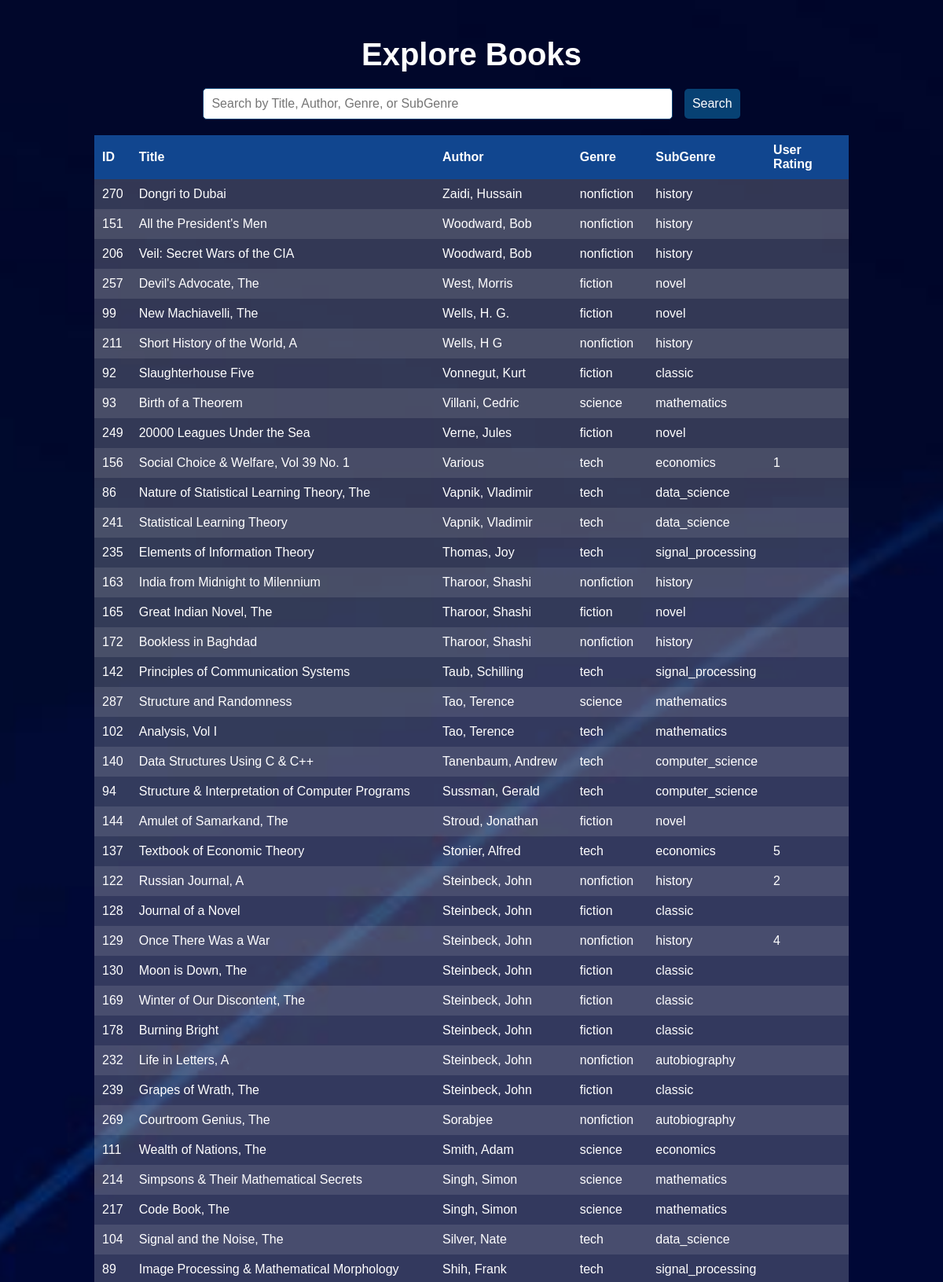
Screenshot of /templates/Explore.php?sort=Author&order=DESC (upper part) with the database file from the repository.
### tables this page shows
CREATE TABLE `book` (
  `id` int(11) NOT NULL,
  `Title` varchar(255) DEFAULT NULL,
  `Author` varchar(255) DEFAULT NULL,
  `Genre` varchar(255) DEFAULT NULL,
  `SubGenre` varchar(255) DEFAULT NULL,
  `UserRating` float DEFAULT NULL
);

### templates/Explore.php (the view, shortened to what this page needs)
<?php
$servername = "localhost";
$username = "root";
$password = "";
$dbname = "book_recommendation";
$conn = new mysqli($servername, $username, $password, $dbname);
$sort_column = 'id';
$sort_order = 'ASC';
if (isset($_GET['sort']) && isset($_GET['order'])) {
    $sort_column = $_GET['sort'];
    $sort_order = $_GET['order'] == 'ASC' ? 'ASC' : 'DESC';
}
$search_query = '';
$sql = "SELECT id, Title, Author, Genre, SubGenre, UserRating FROM book
        WHERE Title LIKE '%$search_query%'
        OR Author LIKE '%$search_query%'
        OR Genre LIKE '%$search_query%'
        OR SubGenre LIKE '%$search_query%'
        ORDER BY $sort_column $sort_order";
$result = $conn->query($sql);
?>
<!DOCTYPE html>
<html>
<head>
</head>
<body style="background-position: center center; background-size: cover; background-repeat: repeat; min-height: 100vh;">
    <div class="container">
        <h1>Explore Books</h1>
        <div class="search-form">
            <form method="get" action="">
                <input type="text" name="search" class="search-input" placeholder="Search by Title, Author, Genre, or SubGenre" value="<?php echo isset($_GET['search']) ? htmlspecialchars($_GET['search']) : ''; ?>">
                <button type="submit" class="search-button">Search</button>
            </form>
        </div>
        <div class="table-container">
            <table>
                <thead>
                    <tr>
                        <th><a href="?sort=id&order=<?php echo $sort_order == 'ASC' ? 'DESC' : 'ASC'; ?>">ID</a></th>
                        <th><a href="?sort=Title&order=<?php echo $sort_order == 'ASC' ? 'DESC' : 'ASC'; ?>">Title</a></th>
                        <th><a href="?sort=Author&order=<?php echo $sort_order == 'ASC' ? 'DESC' : 'ASC'; ?>">Author</a></th>
                        <th><a href="?sort=Genre&order=<?php echo $sort_order == 'ASC' ? 'DESC' : 'ASC'; ?>">Genre</a></th>
                        <th><a href="?sort=SubGenre&order=<?php echo $sort_order == 'ASC' ? 'DESC' : 'ASC'; ?>">SubGenre</a></th>
                        <th><a href="?sort=UserRating&order=<?php echo $sort_order == 'ASC' ? 'DESC' : 'ASC'; ?>">User Rating</a></th>
                    </tr>
                </thead>
                <tbody>
                    <?php
                    if ($result->num_rows > 0) {
                        while($row = $result->fetch_assoc()) {
                            echo "<tr>";
                            echo "<td>" . $row["id"]. "</td>";
                            echo "<td>" . $row["Title"]. "</td>";
                            echo "<td>" . $row["Author"]. "</td>";
                            echo "<td>" . $row["Genre"]. "</td>";
                            echo "<td>" . $row["SubGenre"]. "</td>";
                            echo "<td>" . $row["UserRating"]. "</td>";
                            echo "</tr>";
                        }
                    } else {
                        echo "<tr><td colspan='6'>No records found</td></tr>";
                    }
                    ?>
                </tbody>
            </table>
        </div>
    </div>
</body>
</html>

### templates/Explore.php (style rules this page uses)
body, html { margin: 0; padding: 0; height: 100%; font-family: 'Arial', sans-serif; background-image: url('http://localhost/book_recommendation/templates/Background_image.jpg'); color: white; background-attachment: fixed; }
.container { width: 80%; margin: auto; padding: 20px; }
h1 { text-align: center; font-size: 2.5rem; margin-bottom: 20px; }
.table-container { overflow-x: auto; }
table { width: 100%; border-collapse: collapse; background: rgba(255, 255, 255, 0.2); border-radius: 8px; box-shadow: 0 4px 10px rgba(0, 0, 0, 0.3); }
th, td { padding: 10px; text-align: left; }
th { background: #11468F; color: white; cursor: pointer; }
tr:nth-child(even) { background: rgba(255, 255, 255, 0.1); }
th a { color: white; text-decoration: none; }
.search-form { margin-bottom: 20px; text-align: center; }
.search-input { padding: 10px; font-size: 1rem; border-radius: 5px; border: 1px solid #074173; width: 60%; margin-right: 10px; }
.search-button { background-color: #074173; color: white; border: none; border-radius: 5px; padding: 10px; cursor: pointer; font-size: 1rem; }

### rows the page displays
book: id "270", Title "Dongri to Dubai", Author "Zaidi, Hussain", Genre "nonfiction", SubGenre "history"
book: id "151", Title "All the President's Men", Author "Woodward, Bob", Genre "nonfiction", SubGenre "history"
book: id "206", Title "Veil: Secret Wars of the CIA", Author "Woodward, Bob", Genre "nonfiction", SubGenre "history"
book: id "257", Title "Devil's Advocate, The", Author "West, Morris", Genre "fiction", SubGenre "novel"
book: id "99", Title "New Machiavelli, The", Author "Wells, H. G.", Genre "fiction", SubGenre "novel"
book: id "211", Title "Short History of the World, A", Author "Wells, H G", Genre "nonfiction", SubGenre "history"
book: id "92", Title "Slaughterhouse Five", Author "Vonnegut, Kurt", Genre "fiction", SubGenre "classic"
book: id "93", Title "Birth of a Theorem", Author "Villani, Cedric", Genre "science", SubGenre "mathematics"
book: id "249", Title "20000 Leagues Under the Sea", Author "Verne, Jules", Genre "fiction", SubGenre "novel"
book: id "156", Title "Social Choice & Welfare, Vol 39 No. 1", Author "Various", Genre "tech", SubGenre "economics", UserRating "1"
book: id "86", Title "Nature of Statistical Learning Theory, The", Author "Vapnik, Vladimir", Genre "tech", SubGenre "data_science"
book: id "241", Title "Statistical Learning Theory", Author "Vapnik, Vladimir", Genre "tech", SubGenre "data_science"
book: id "235", Title "Elements of Information Theory", Author "Thomas, Joy", Genre "tech", SubGenre "signal_processing"
book: id "163", Title "India from Midnight to Milennium", Author "Tharoor, Shashi", Genre "nonfiction", SubGenre "history"
book: id "165", Title "Great Indian Novel, The", Author "Tharoor, Shashi", Genre "fiction", SubGenre "novel"
book: id "172", Title "Bookless in Baghdad", Author "Tharoor, Shashi", Genre "nonfiction", SubGenre "history"
book: id "142", Title "Principles of Communication Systems", Author "Taub, Schilling", Genre "tech", SubGenre "signal_processing"
book: id "287", Title "Structure and Randomness", Author "Tao, Terence", Genre "science", SubGenre "mathematics"
book: id "102", Title "Analysis, Vol I", Author "Tao, Terence", Genre "tech", SubGenre "mathematics"
book: id "140", Title "Data Structures Using C & C++", Author "Tanenbaum, Andrew", Genre "tech", SubGenre "computer_science"
book: id "94", Title "Structure & Interpretation of Computer Programs", Author "Sussman, Gerald", Genre "tech", SubGenre "computer_science"
book: id "144", Title "Amulet of Samarkand, The", Author "Stroud, Jonathan", Genre "fiction", SubGenre "novel"
book: id "137", Title "Textbook of Economic Theory", Author "Stonier, Alfred", Genre "tech", SubGenre "economics", UserRating "5"
book: id "122", Title "Russian Journal, A", Author "Steinbeck, John", Genre "nonfiction", SubGenre "history", UserRating "2"
book: id "128", Title "Journal of a Novel", Author "Steinbeck, John", Genre "fiction", SubGenre "classic"
book: id "129", Title "Once There Was a War", Author "Steinbeck, John", Genre "nonfiction", SubGenre "history", UserRating "4"
book: id "130", Title "Moon is Down, The", Author "Steinbeck, John", Genre "fiction", SubGenre "classic"
book: id "169", Title "Winter of Our Discontent, The", Author "Steinbeck, John", Genre "fiction", SubGenre "classic"
book: id "178", Title "Burning Bright", Author "Steinbeck, John", Genre "fiction", SubGenre "classic"
book: id "232", Title "Life in Letters, A", Author "Steinbeck, John", Genre "nonfiction", SubGenre "autobiography"
book: id "239", Title "Grapes of Wrath, The", Author "Steinbeck, John", Genre "fiction", SubGenre "classic"
book: id "269", Title "Courtroom Genius, The", Author "Sorabjee", Genre "nonfiction", SubGenre "autobiography"
book: id "111", Title "Wealth of Nations, The", Author "Smith, Adam", Genre "science", SubGenre "economics"
book: id "214", Title "Simpsons & Their Mathematical Secrets", Author "Singh, Simon", Genre "science", SubGenre "mathematics"
book: id "217", Title "Code Book, The", Author "Singh, Simon", Genre "science", SubGenre "mathematics"
book: id "104", Title "Signal and the Noise, The", Author "Silver, Nate", Genre "tech", SubGenre "data_science"
book: id "89", Title "Image Processing & Mathematical Morphology", Author "Shih, Frank", Genre "tech", SubGenre "signal_processing"
